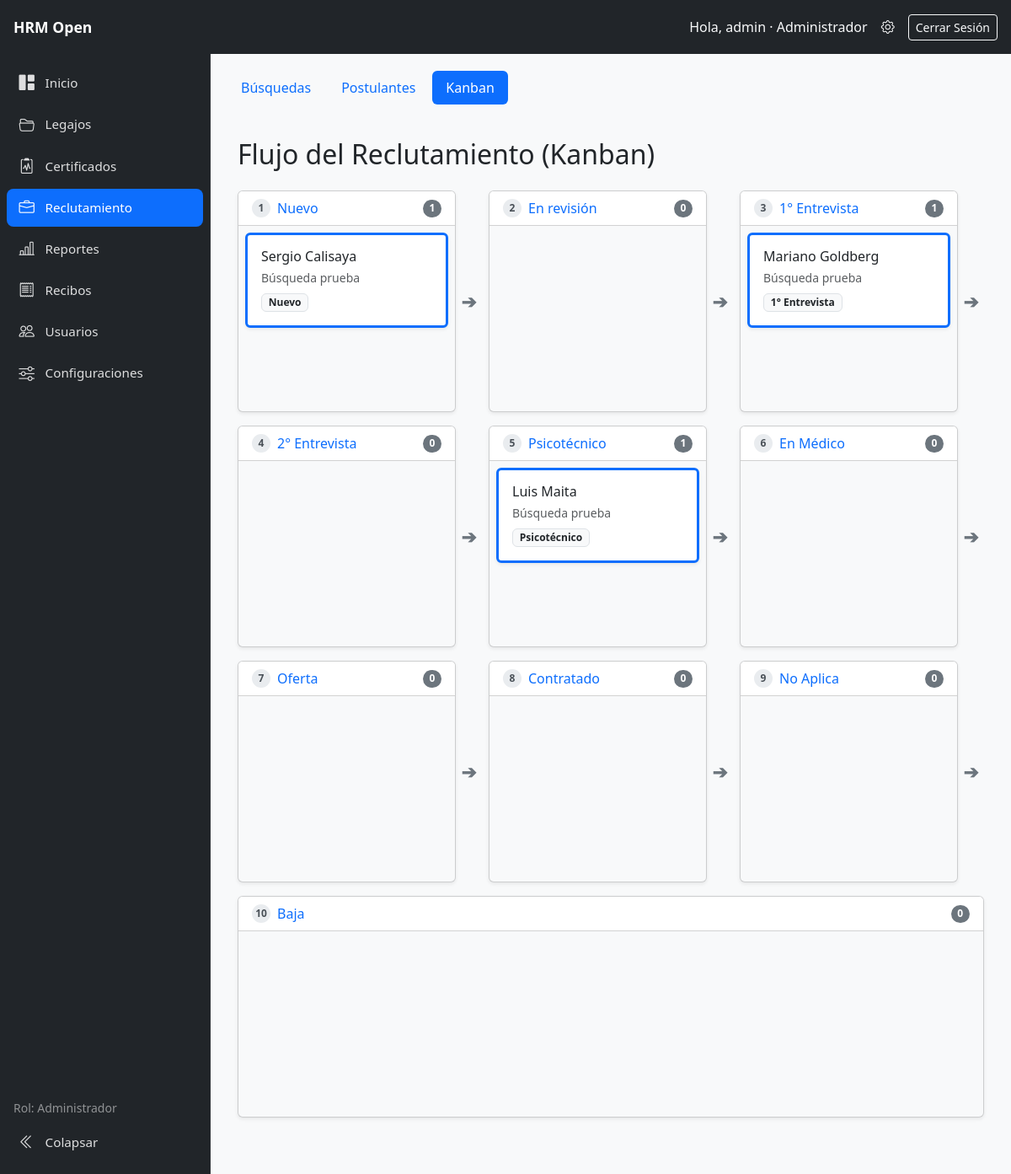
Page /recruitment/ (signed in) on the committed database.
### recruitment/models.py (models this page shows, shortened)
class Application(models.Model):
    class Stage(models.TextChoices):
        NEW = "nuevo", "Nuevo"
        REVIEW = "en_revision", "En revisión"
        INTERVIEW_1 = "entrevista_1", "1° Entrevista"
        INTERVIEW_2 = "entrevista_2", "2° Entrevista"
        PSICO = "psico", "Psicotécnico"
        MEDICAL = "medico", "En Médico"
        OFFER = "oferta", "Oferta"
        HIRED = "contratado", "Contratado"
        NO_APLICA = "no_aplica", "No Aplica"
        BAJA = "baja", "Baja"
    candidate = models.ForeignKey(Candidate, on_delete=models.CASCADE, related_name="applications")
    position = models.ForeignKey(Position, on_delete=models.CASCADE, related_name="applications")
    stage = models.CharField("Etapa", max_length=20, choices=Stage.choices, default=Stage.NEW)
    stage_notes = models.JSONField("Notas por etapa", default=dict, blank=True)
    created_at = models.DateTimeField(auto_now_add=True)
    updated_at = models.DateTimeField(auto_now=True)
    class Meta:
        ordering = ["-created_at"]
        constraints = [
            models.UniqueConstraint(fields=["candidate", "position"], name="uniq_candidate_position"),
        ]

class Candidate(models.Model):
    class Source(models.TextChoices):
        MANUAL = "manual", "Carga manual"
        PORTAL = "portal", "Portal de candidatos"
    first_name = models.CharField("Nombre", max_length=100)
    last_name = models.CharField("Apellido", max_length=100)
    email = models.EmailField("Email", unique=True)
    phone = models.CharField("Teléfono", max_length=40, blank=True)
    location = models.CharField("Ubicación", max_length=150, blank=True)
    linkedin = models.URLField("LinkedIn", blank=True)
    current_title = models.CharField("Puesto actual", max_length=150, blank=True)
    years_experience = models.PositiveSmallIntegerField("Años de experiencia", null=True, blank=True)
    skills = models.TextField("Habilidades", blank=True)
    education = models.TextField("Formación", blank=True)
    summary = models.TextField("Resumen profesional", blank=True)
    cv_file = models.FileField("CV", upload_to="cvs/%Y/%m/", blank=True)
    cv_text = models.TextField("Texto del CV (para búsquedas)", blank=True)
    source = models.CharField("Origen", max_length=10, choices=Source.choices, default=Source.MANUAL)
    consent_given = models.BooleanField("Consentimiento de datos", default=False)
    created_at = models.DateTimeField(auto_now_add=True)
    updated_at = models.DateTimeField(auto_now=True)
    class Meta:
        ordering = ["-created_at"]
        verbose_name = "postulante"

class Position(models.Model):
    class Status(models.TextChoices):
        OPEN = "abierta", "Abierta"
        PAUSED = "pausada", "Pausada"
        CLOSED = "cerrada", "Cerrada"
    title = models.CharField("Título", max_length=150)
    client = models.CharField("Cliente / Área", max_length=150, blank=True)
    description = models.TextField("Descripción", blank=True)
    requirements = models.TextField("Requisitos", blank=True)
    status = models.CharField("Estado", max_length=10, choices=Status.choices, default=Status.OPEN)
    start_date = models.DateField("Fecha de inicio", null=True, blank=True)
    closing_date = models.DateField("Fecha de cierre", null=True, blank=True)
    vacancies = models.PositiveSmallIntegerField("Vacantes", default=1)
    owner = models.ForeignKey(
        settings.AUTH_USER_MODEL, verbose_name="Responsable", on_delete=models.SET_NULL,
        null=True, blank=True, related_name="positions",
    )
    created_at = models.DateTimeField(auto_now_add=True)
    class Meta:
        ordering = ["-created_at"]
        verbose_name = "búsqueda"

### recruitment/views.py (the view)
# urls.py: path('', views.kanban_board_view, name='kanban_board'),
@role_required(*ALL_ROLES)
def kanban_board_view(request):
    stages = Application.Stage.choices
    board_data = {}
    for key, label in stages:
        board_data[key] = {
            "label": label,
            "applications": Application.objects.filter(stage=key).select_related("candidate", "position"),
        }
    context = {
        "board_data": board_data,
        "stages": stages,
    }
    return render(request, "recruitment/kanban_board.html", context)

### accounts/context_processors.py (called while the page is built, shortened)
def role_context(request):
    user = getattr(request, 'user', None)
    return capabilities_for(user)

### accounts/roles.py (called while the page is built)
def get_user_role(user):
    if not getattr(user, 'is_authenticated', False):
        return None
    if user.is_superuser:
        return ROLE_ADMIN
    names = set(user.groups.values_list('name', flat=True))
    for role in ALL_ROLES:
        if role in names:
            return role
    return None

def user_has_role(user, *roles):
    role = get_user_role(user)
    return role in roles

def can_manage_users(user):
    return user_has_role(user, ROLE_ADMIN)

def can_manage_employees(user):
    return user_has_role(user, ROLE_ADMIN, ROLE_OPERATOR)

def can_manage_absences(user):
    return user_has_role(user, ROLE_ADMIN, ROLE_OPERATOR, ROLE_COLLABORATOR)

def can_manage_recruitment(user):
    return user_has_role(user, ROLE_ADMIN, ROLE_OPERATOR)

def can_view_reports(user):
    return user_has_role(user, ROLE_ADMIN, ROLE_OPERATOR)

def can_import_export_employees(user):
    return user_has_role(user, ROLE_ADMIN, ROLE_OPERATOR)

def can_view_payslips(user):
    return user_has_role(user, ROLE_ADMIN, ROLE_OPERATOR, ROLE_COLLABORATOR)

def can_upload_payslips(user):
    return user_has_role(user, ROLE_ADMIN, ROLE_OPERATOR)

def can_manage_settings(user):
    return user_has_role(user, ROLE_ADMIN)

def capabilities_for(user):
    return {
        'user_role': get_user_role(user),
        'can_manage_users': can_manage_users(user),
        'can_manage_employees': can_manage_employees(user),
        'can_manage_absences': can_manage_absences(user),
        'can_manage_recruitment': can_manage_recruitment(user),
        'can_view_reports': can_view_reports(user),
        'can_import_export_employees': can_import_export_employees(user),
        'can_view_payslips': can_view_payslips(user),
        'can_upload_payslips': can_upload_payslips(user),
        'can_manage_settings': can_manage_settings(user),
    }

### core/context_processors.py (called while the page is built)
def company_settings(request):
    config, created = CompanySettings.objects.get_or_create(id=1, defaults={'name': 'HRM Open'})
    return {
        'company_config': config
    }

### employees/context_processors.py (called while the page is built)
def company_context(request):
    return {
        'company': CompanySettings.load()
    }

### employees/models.py (called while the page is built)
    @classmethod
    def load(cls):
        obj, created = cls.objects.get_or_create(pk=1)
        return obj

### templates/recruitment/kanban_board.html (shortened to what this page needs)
﻿{% extends "recruitment/base.html" %}
{% block recruitment_content %}
<div class="container-fluid py-4">
    <div class="d-flex justify-content-between align-items-center mb-4">
        <div>
            <h2 class="mb-0">Flujo del Reclutamiento (Kanban)</h2>
        </div>
    </div>
    <div class="kanban-grid pb-4">
        {% for key, data in board_data.items %}
        <div class="kanban-stage-wrapper">
            <div class="card bg-light shadow-sm kanban-card-container">
                <div class="card-header bg-white font-weight-bold text-primary d-flex justify-content-between align-items-center">
                    <div class="d-flex align-items-center text-truncate">
                        <span class="stage-step-badge">{{ forloop.counter }}</span>
                        <span class="text-truncate" title="{{ data.label }}">{{ data.label }}</span>
                    </div>
                    <span class="badge bg-secondary rounded-pill ms-2">{{ data.applications|length }}</span>
                </div>
                <div class="card-body kanban-column p-2"
                     data-stage="{{ key }}"
                     ondragover="allowDrop(event)"
                     ondragleave="dragLeave(event)"
                     ondrop="drop(event)">
                    {% for app in data.applications %}
                    <div class="card mb-2 shadow-sm kanban-card border-start border-primary border-3"
                         draggable="true"
                         ondragstart="drag(event)"
                         id="app-{{ app.pk }}"
                         data-id="{{ app.pk }}">
                        <div class="card-body p-3">
                            <h6 class="card-title font-weight-bold mb-1">
                                <a href="#" class="text-dark text-decoration-none">
                                    {{ app.candidate.first_name }} {{ app.candidate.last_name }}
                                </a>
                            </h6>
                            <p class="card-text text-muted small mb-2">{{ app.position.title }}</p>
                            <span class="badge bg-light text-dark border">{{ app.get_stage_display }}</span>
                        </div>
                    </div>
                    {% endfor %}
                </div>
            </div>
            {% if not forloop.last %}
            <div class="kanban-arrow" title="Siguiente etapa">
                <span class="d-none d-md-inline">&#10132;</span>
            </div>
            {% endif %}
        </div>
        {% endfor %}
    </div>
</div>
{% endblock %}

### templates/dashboard.html (shortened to what this page needs)
﻿<!DOCTYPE html>
{% load static %}
<html lang="es">
<head>
    <link href="https://cdn.jsdelivr.net/npm/bootstrap@5.3.0/dist/css/bootstrap.min.css" rel="stylesheet">
    <link rel="stylesheet" href="https://cdn.jsdelivr.net/npm/bootstrap-icons@1.10.5/font/bootstrap-icons.css">
</head>
<body class="app-shell">
    <header class="app-topbar">
        <div class="d-flex align-items-center gap-2">
            <a class="brand-text d-flex align-items-center gap-2 text-decoration-none" href="{% url 'dashboard' %}">
                <span class="text-white fw-bold d-none d-sm-inline">HRM Open</span>
            </a>
        </div>
        <div class="d-flex align-items-center">
            {% if request.user.is_authenticated %}
                <span class="text-light me-3 d-none d-md-inline">
                    Hola, {{ request.user.first_name|default:request.user.username }}{% if user_role %} · {{ user_role }}{% endif %}
                </span>
                {% if can_manage_users %}
                    <a href="{% url 'admin:index' %}" class="text-white text-decoration-none me-3" title="Panel de Administración" target="_blank">
                        <i class="bi bi-gear"></i>
                    </a>
                {% endif %}
                <form action="{% url 'logout' %}" method="post" class="d-inline m-0">
                    <button type="submit" class="btn btn-outline-light btn-sm">Cerrar Sesión</button>
                </form>
            {% else %}
                <a href="{% url 'login' %}" class="btn btn-outline-light btn-sm">Iniciar Sesión</a>
            {% endif %}
        </div>
    </header>
    <div class="app-layout">
        {% include "partials/sidebar_nav.html" %}
        <main class="app-main">
            {% block content %}{% endblock %}
        </main>
    </div>
</body>
</html>

### templates/dashboard.html (style rules this page uses)
:root { --sidebar-width: 250px; --sidebar-collapsed-width: 72px; --topbar-height: 64px; --sidebar-bg: #212529; --sidebar-hover: #2c3034; --sidebar-active: #0d6efd; }
html { height: 100%; }
body.app-shell { height: 100%; margin: 0; overflow: hidden; background: #f8f9fa; }
.app-topbar { position: fixed; top: 0; left: 0; right: 0; z-index: 1030; height: var(--topbar-height); background: #212529; color: #fff; display: flex; align-items: center; justify-content: space-between; padding: 0 1rem; gap: 0.75rem; }
.app-topbar .brand-text { color: #fff; text-decoration: none; font-weight: 600; font-size: 1.1rem; }
.app-layout { display: flex; position: fixed; top: var(--topbar-height); left: 0; right: 0; bottom: 0; }
.app-main { flex: 1; min-width: 0; height: 100%; overflow-y: auto; overflow-x: hidden; padding: 1.25rem; -webkit-overflow-scrolling: touch; }

### templates/recruitment/kanban_board.html (style rules this page uses)
.kanban-grid { display: flex; flex-wrap: wrap; gap: 1rem 0.5rem; align-items: stretch; }
.kanban-stage-wrapper { display: flex; align-items: stretch; flex: 1 1 calc(25% - 0.5rem); min-width: 270px; }
.kanban-card-container { flex: 1; display: flex; flex-direction: column; }
.kanban-arrow { display: flex; align-items: center; justify-content: center; padding: 0 0.4rem; color: #6c757d; font-size: 1.35rem; font-weight: bold; user-select: none; }
.stage-step-badge { width: 22px; height: 22px; display: inline-flex; align-items: center; justify-content: center; font-size: 0.75rem; border-radius: 50%; background-color: #e9ecef; color: #495057; margin-right: 0.5rem; font-weight: 700; }
.kanban-column { min-height: 220px; max-height: 380px; overflow-y: auto; transition: background-color 0.2s ease; }
.kanban-card { cursor: grab; }

### rows in the picture
Application: candidate.first_name "Sergio", candidate.last_name "Calisaya", position "Búsqueda prueba", stage "Nuevo"
Application: candidate.first_name "Mariano", candidate.last_name "Goldberg", position "Búsqueda prueba", stage "1° Entrevista"
Application: candidate.first_name "Luis", candidate.last_name "Maita", position "Búsqueda prueba", stage "Psicotécnico"

### other values in the picture
{{ request.user.first_name|default:request.user.username }} "admin"
{{ user_role }} "Administrador"
{{ data.label }} "Nuevo" "En revisión" "1° Entrevista" "2° Entrevista" "Psicotécnico" "En Médico" "Oferta" "Contratado" "No Aplica" "Baja"
{{ data.applications|length }} "1" "0" "1" "0" "1" "0" "0" "0" "0" "0"
